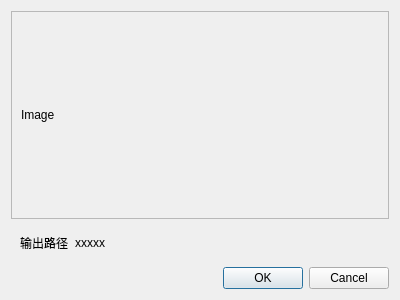
<?xml version="1.0" encoding="UTF-8"?>
<ui version="4.0">
 <class>Dialog</class>
 <widget class="QDialog" name="Dialog">
  <property name="geometry">
   <rect>
    <x>0</x>
    <y>0</y>
    <width>400</width>
    <height>300</height>
   </rect>
  </property>
  <property name="windowTitle">
   <string>确认裁剪图像</string>
  </property>
  <layout class="QVBoxLayout" name="verticalLayout">
   <item>
    <widget class="QScrollArea" name="scrollArea">
     <property name="widgetResizable">
      <bool>true</bool>
     </property>
     <widget class="QWidget" name="scrollAreaWidgetContents">
      <property name="geometry">
       <rect>
        <x>0</x>
        <y>0</y>
        <width>380</width>
        <height>210</height>
       </rect>
      </property>
      <layout class="QGridLayout" name="gridLayout">
       <item row="0" column="0">
        <widget class="QLabel" name="image">
         <property name="maximumSize">
          <size>
           <width>16777215</width>
           <height>16777215</height>
          </size>
         </property>
         <property name="text">
          <string>Image</string>
         </property>
        </widget>
       </item>
      </layout>
     </widget>
    </widget>
   </item>
   <item>
    <widget class="QFrame" name="frame">
     <property name="sizePolicy">
      <sizepolicy hsizetype="Preferred" vsizetype="Fixed">
       <horstretch>0</horstretch>
       <verstretch>0</verstretch>
      </sizepolicy>
     </property>
     <layout class="QHBoxLayout" name="horizontalLayout">
      <item>
       <widget class="QLabel" name="label_2">
        <property name="sizePolicy">
         <sizepolicy hsizetype="Fixed" vsizetype="Fixed">
          <horstretch>0</horstretch>
          <verstretch>0</verstretch>
         </sizepolicy>
        </property>
        <property name="text">
         <string>输出路径</string>
        </property>
       </widget>
      </item>
      <item>
       <widget class="QLabel" name="output_path">
        <property name="sizePolicy">
         <sizepolicy hsizetype="Preferred" vsizetype="Fixed">
          <horstretch>0</horstretch>
          <verstretch>0</verstretch>
         </sizepolicy>
        </property>
        <property name="text">
         <string>xxxxx</string>
        </property>
       </widget>
      </item>
     </layout>
    </widget>
   </item>
   <item>
    <widget class="QDialogButtonBox" name="buttonBox">
     <property name="orientation">
      <enum>Qt::Horizontal</enum>
     </property>
     <property name="standardButtons">
      <set>QDialogButtonBox::Cancel|QDialogButtonBox::Ok</set>
     </property>
    </widget>
   </item>
  </layout>
 </widget>
 <resources/>
 <connections>
  <connection>
   <sender>buttonBox</sender>
   <signal>accepted()</signal>
   <receiver>Dialog</receiver>
   <slot>accept()</slot>
   <hints>
    <hint type="sourcelabel">
     <x>248</x>
     <y>254</y>
    </hint>
    <hint type="destinationlabel">
     <x>157</x>
     <y>274</y>
    </hint>
   </hints>
  </connection>
  <connection>
   <sender>buttonBox</sender>
   <signal>rejected()</signal>
   <receiver>Dialog</receiver>
   <slot>reject()</slot>
   <hints>
    <hint type="sourcelabel">
     <x>316</x>
     <y>260</y>
    </hint>
    <hint type="destinationlabel">
     <x>286</x>
     <y>274</y>
    </hint>
   </hints>
  </connection>
 </connections>
</ui>
